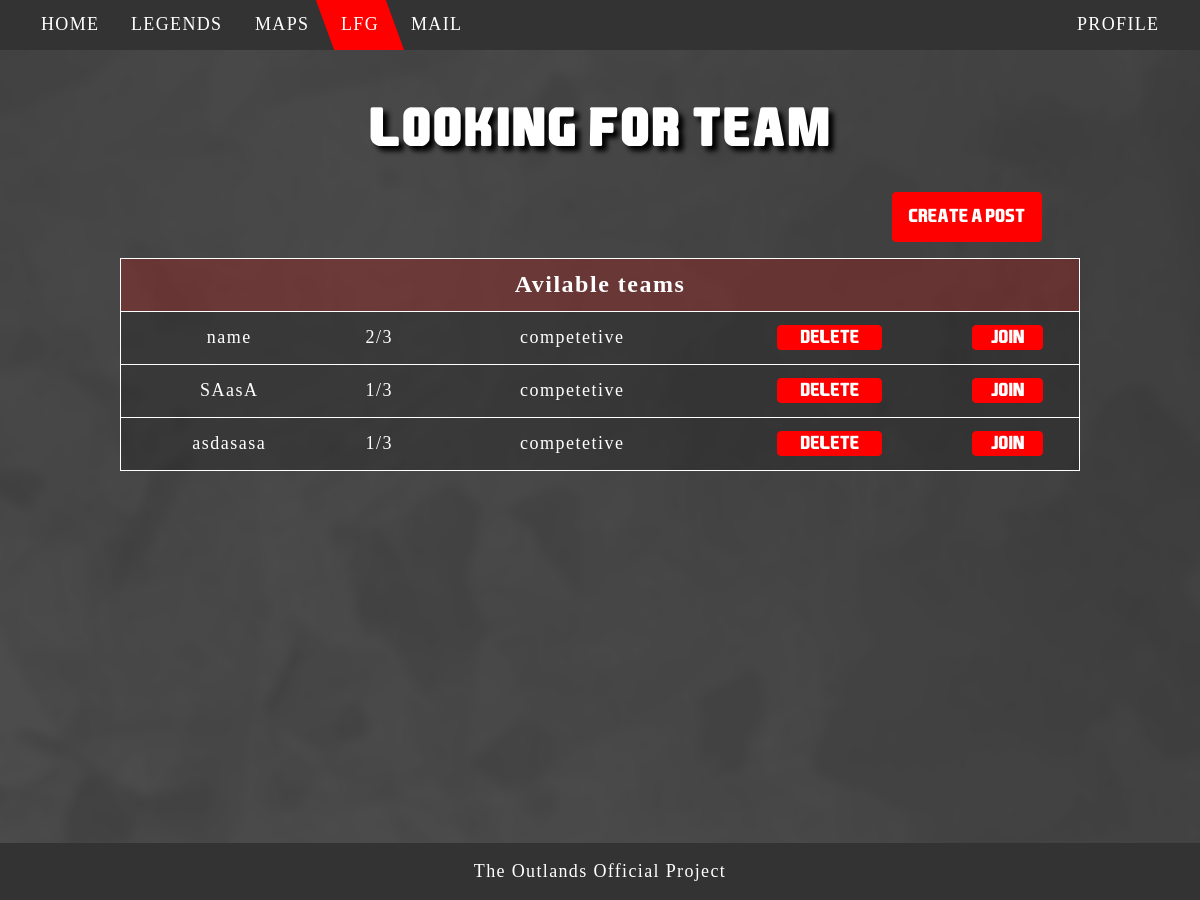
Screenshot of /pages/lfg.php (signed in) with the database file from the repository.
### tables this page shows
CREATE TABLE `posts` (
  `PostID` int(255) NOT NULL,
  `creator` int(255) UNSIGNED NOT NULL,
  `team_name` varchar(255) NOT NULL,
  `current_players` int(3) NOT NULL,
  `playstyle` varchar(255) NOT NULL,
  `description` varchar(255) DEFAULT NULL
);

### pages/post.php (called while the page is built, shortened)
<?php
$posts= array();
class Post{
    private  $postID;
    private  $creator_id;
    private  $team_name;
    private  $players;
    private  $style;
    function __construct($team_name,$players,$style,$desc){
        $this->creator_id = $_SESSION['id'];
        $this->team_name = $team_name;
        $this->players = $players;
        $this->style = $style;
        return $this;
    }
    function set_postID($postID) : void{
        $this->postID=$postID;
    }
    function set_creator_id($id){
        $this->creator_id = $id;
    }
    function get_postID(){
        return $this->postID;
    }
    function get_creator_id(){
        return $this->creator_id;
    }
    function get_team_name(){
        return $this->team_name;
    }
    function get_players(){
        return $this->players;
    }
    function get_style(){
        return $this->style;
    }
}
function get_posts(){
    global $connect;
    $query = "SELECT * from posts";
    $res = $connect->query($query);
}
?>

### pages/lfg.php (the view, shortened to what this page needs)
<?php
include_once('connect.php');
include_once('post.php');
get_posts();
?>
<!DOCTYPE html>
<html lang="en">
<head>
    <link rel="stylesheet" href="../css/style.css">
    <link rel="stylesheet" href="../css/styleLFG.css">
    <link rel="stylesheet" media="print" href="../css/stylePrint.css" />
</head>
<body>
    <div id="page-container">
        <div id="content-wrap">
        <?php include('header.php');?>
            <main id="Container">
                <h1 id="logintitle">Looking For Team</h1>
                <div class="send-container cpdiv">
                    <a href="createpost.php">
                        <input type="submit" value="CREATE A POST" id="createpost">
                    </a>
                </div>
                <table>
                    <tr>
                        <th colspan="6">Avilable teams</th>
                    </tr>
                    <?php foreach($posts as $post){ ?>
                    <tr class="team">
                        <td><?php echo $post->get_team_name()  ?></td>
                        <td><?php echo $post->get_players() ?>/3</td>
                        <td><?php echo $post->get_style() ?></td>
                        <?php
                         if ($post->get_creator_id()==$_SESSION['id'] || $_SESSION['admin'] == 1) {
                            ?>
                        <td><form method="POST" action="lfg.php"><button name="delete"  class="btn" type="submit" value="<?php echo $post->get_postID();?>">Delete</button></form></td>
                        <?php
                        }else{
                            echo "<td></td>";
                        } ?>
                        <td><input  class="btn" type="button" onclick="location.href='howtojoin.php'" value="Join"></td>
                    </tr>
                    <?php } ?>
                </table>
            </main>
            <footer>
                <p>The Outlands Official Project</p>
            </footer>
        </div>
    </div>
</body>
</html>

### pages/header.php (shortened to what this page needs)
<header>
    <nav>
        <ul id="navbar">
            <li id="first"><a id="home" href="index.php"><span>HOME</span></a></li>
            <li><a id="legends" href="legends.php"><span>LEGENDS</span></a></li>
            <li><a id="maps" href="maps.php"><span>MAPS</span></a></li>
            <?php
            if(!isset($_SESSION["loggedin"]) || $_SESSION["loggedin"] !== true){
            ?>
            <li class='last'><a id='login' href='login.php'><span>LOGIN</span></a></li>
            <?php
            }
            else
            {
            ?>
            <li><a id='lfg' href='lfg.php'><span>LFG</span></a></li>
            <li><a id='msg' href="messenger.php"><span>MAIL</span></a></li>
            <li class='last'><a id='profile' href='profile.php'><span>PROFILE</span></a></li>
            <?php
            }
            ?>
        </ul>
    </nav>
</header>

### css/style.css (style rules this page uses)
body { background-image: url(..//img/backg.png); background-repeat: no-repeat; background-size: auto; background-attachment: fixed; margin-left: 0%; margin-right: 0%; height: 100vh; margin: 0; }
#Container { margin-top: 100px; font-family: ApexLegends; text-align: center; color: white; font-size: x-small; letter-spacing: 1.5px; display: block; position: static; padding-bottom: 5em; }
main { -webkit-animation: fadein 1s; -moz-animation: fadein 1s; -ms-animation: fadein 1s; -o-animation: fadein 1s; animation: fadein 1s; }
#navbar { list-style-type: none; margin: 0; padding: 0; overflow: hidden; background-color: #333; position: fixed; top: 0; left: 0; width: 100%; font-family: ApexLegends; font-size: large; letter-spacing: 1.35px; z-index: 2; }
#navbar li { float: left; display: inline-flex; width: max-content; height: 50px; transform: skew(20deg); }
#navbar li a { display: block; color: white; text-align: center; padding: 14px 16px; text-decoration: none; }
#navbar li span { width: 100%; height: 100%; display: flex; transform: skew(-20deg); }
.active { background-color: red; }
.last { float: right !important; margin-right: 25px !important; }
#first { margin-left: 25px; }
footer { position: absolute; left: 0; bottom: 0; width: 100%; background-color: #333; color: white; text-align: center; font-family: ApexLegends; font-size: large; letter-spacing: 1.35px; }
#page-container { position: relative; min-height: 100vh; }
#content-wrap { padding-bottom: 3rem; }

### css/styleLFG.css (style rules this page uses)
#Container { margin-top: 100px; font-family: ApexLegends; text-align: center; color: white; font-size: x-small; letter-spacing: 1.5px; display: block; position: static; }
#logintitle { font-size: 5em; text-shadow: 5px 5px 5px #000000; color: white; letter-spacing: 3px; font-family: EA-Games; }
table { width: 80%; margin-left: auto; margin-right: auto; border: 1px solid #ffffff; text-align: center; vertical-align: middle; border-collapse: collapse; clear: right; }
th { font-size: x-large; height: 50px; background-color: rgba(255, 0, 0, 0.2); }
td { font-size: large; height: 50px; }
.team { border: solid 1px white; background-color: rgba(0, 0, 0, 0.2); }
.btn { width: 50%; border: 1px solid red; border-radius: 4px; background-color: red; color: white; font-family: EA-Games; font-size: large; }
#createpost { width: 150px; height: 50px; border: 1px solid red; border-radius: 4px; background-color: red; color: white; font-family: EA-Games; font-size: large; float: right; }
.cpdiv { padding-bottom: 30px; margin-right: 13.2%; margin-bottom: 3%; }

### rows the page displays
posts: team_name "name", current_players "2", playstyle "competetive", $post->get_postID() 1 (drawn)
posts: team_name "SAasA", current_players "1", playstyle "competetive", $post->get_postID() 2 (drawn)
posts: team_name "asdasasa", current_players "1", playstyle "competetive", $post->get_postID() 3 (drawn)
